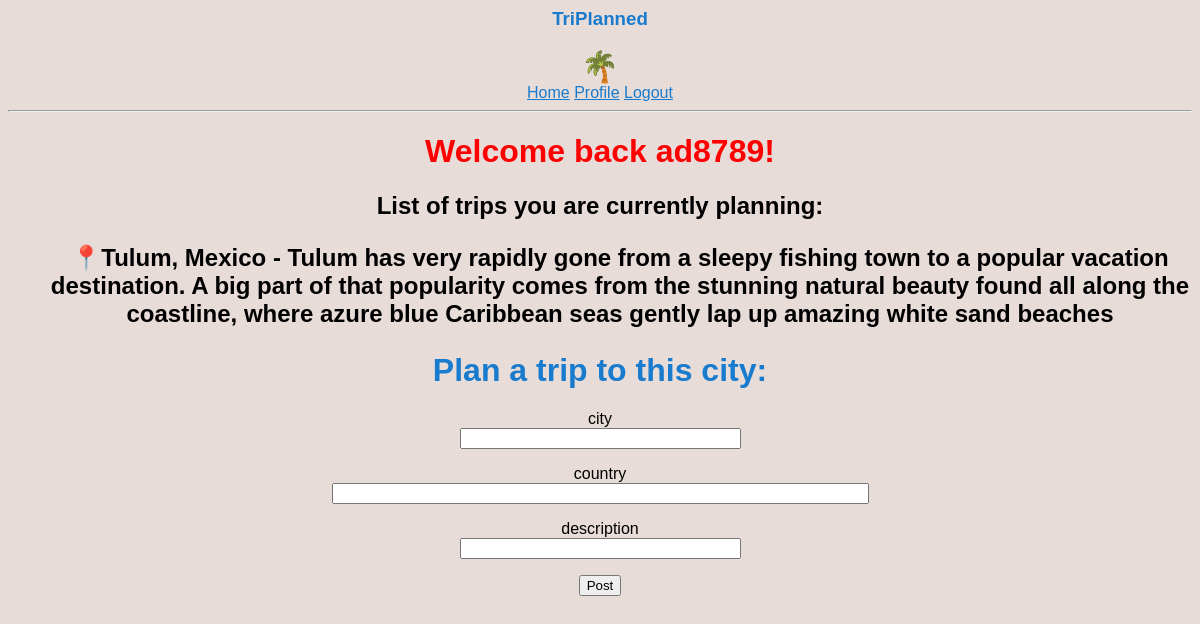
Screenshot of /user/ad8789 (signed in) with the database file from the repository.
### models.py (models this page shows, shortened)
class User(db.Model, UserMixin):
  id = db.Column(db.Integer, primary_key=True)
  username = db.Column(db.String(64), index=True, unique=True)
  email = db.Column(db.String(120), index=True, unique=True)
  password_hash = db.Column(db.String(128))
  posts = db.relationship('Post', backref='author', lazy='dynamic')

class Post(db.Model):
    id = db.Column(db.Integer, primary_key=True)
    city = db.Column(db.String(140))
    country = db.Column(db.String(140))
    description = db.Column(db.String(140))
    timestamp = db.Column(db.DateTime, index=True, default=datetime.utcnow)
    user_id = db.Column(db.Integer, db.ForeignKey('user.id'))

### routes.py (the view)
@app.route('/user/<username>',methods=['GET', 'POST'])
@login_required
def user(username):
  user = current_user
  user = User.query.filter_by(username=user.username).first()
  posts = Post.query.filter_by(user_id=user.id)
  if posts is None:
    posts = []
  form = DestinationForm()
  if request.method == 'POST' and form.validate():
    new_destination = Post(city = form.city.data,country=form.country.data,description=form.description.data, user_id=current_user.id)
    db.session.add(new_destination)
    db.session.commit()
  else:
    flash(form.errors)
  return render_template('user.html', user=user, posts=posts, form=form)

### forms.py (shortened to what this page needs)
class DestinationForm(FlaskForm):
    city = StringField('city')
    country = StringField('country')
    description = StringField('description')
    submit = SubmitField('Post')

### routes.py (called while the page is built)
@login_manager.user_loader
def load_user(id):
    return User.query.get(int(id))

### templates/user.html (shortened to what this page needs)
{% extends "base.html" %}
{% block content %}
<head></head>
<center><h1 style="color:red">Welcome back {{current_user.username}}!</h1>
  <h2>List of trips you are currently planning:
{% for post in posts %}
<ul>&#128205;{{ post.city }}, {{ post.country }} - {{ post.description }}</ul>
{% endfor %}
    </h2>
    <h1 class="blue">Plan a trip to this city:</h1>
    <form method="post">
        <p>
            {{ form.city.label }}<br>
            {{ form.city(size=32) }}<br>
        </p>
        <p>
            {{ form.country.label }}<br>
            {{ form.country(size=64) }}<br>
        </p>
        <p>
            {{ form.description.label }}<br>
            {{ form.description(size=32) }}<br>
        </p>
        <p>{{ form.submit() }}</p>
    </form></center>
{% endblock %}

### templates/base.html (style rules this page uses)
body { background-color: #E8DCD9; font-family: serif; }
.blue { color:#187bcd }

### templates/user.html (style rules this page uses)
body { background-color: #E8DCD9; font-family: sans-serif; }

### rows the page displays
User: username "ad8789"
Post: city "Tulum", country "Mexico", description "Tulum has very rapidly gone from a sleepy fishing town to a popular vacation destination. A big part of that popularity comes from the stunning natural beauty found all along the coastline, where azure blue Caribbean seas gently lap up amazing white sand beaches"
